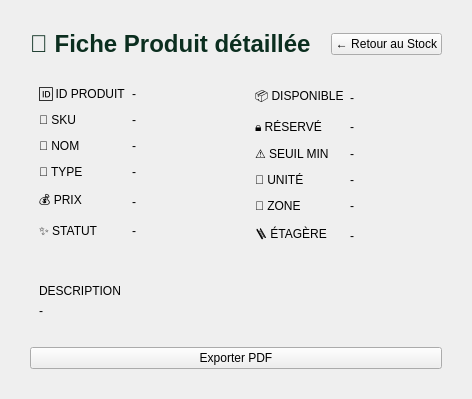
            <widget class="QWidget" name="afficheri">
             <layout class="QVBoxLayout" name="detailInventoryRootLayout">
              <property name="spacing">
               <number>20</number>
              </property>
              <property name="leftMargin">
               <number>30</number>
              </property>
              <property name="topMargin">
               <number>30</number>
              </property>
              <property name="rightMargin">
               <number>30</number>
              </property>
              <property name="bottomMargin">
               <number>30</number>
              </property>
              <item>
               <layout class="QHBoxLayout" name="detailHeaderLayout">
                <item>
                 <widget class="QLabel" name="aff_header_title">
                  <property name="styleSheet">
                   <string>font-size: 24px; font-weight: 900; color: #0B2E1F;</string>
                  </property>
                  <property name="text">
                   <string>📄 Fiche Produit détaillée</string>
                  </property>
                 </widget>
                </item>
                <item>
                 <spacer name="hSpacerDetailHeader">
                  <property name="orientation">
                   <enum>Qt::Orientation::Horizontal</enum>
                  </property>
                  <property name="sizeHint" stdset="0">
                   <size>
                    <width>0</width>
                    <height>0</height>
                   </size>
                  </property>
                 </spacer>
                </item>
                <item>
                 <widget class="QPushButton" name="retour_stat_6">
                  <property name="text">
                   <string>← Retour au Stock</string>
                  </property>
                 </widget>
                </item>
               </layout>
              </item>
              <item>
               <layout class="QHBoxLayout" name="detailCardsLayout">
                <property name="spacing">
                 <number>20</number>
                </property>
                <item>
                 <widget class="QFrame" name="CardGeneral">
                  <layout class="QFormLayout" name="formGeneral">
                   <property name="verticalSpacing">
                    <number>12</number>
                   </property>
                   <item row="0" column="0">
                    <widget class="QLabel" name="lbl_g1">
                     <property name="text">
                      <string>🆔 ID PRODUIT</string>
                     </property>
                    </widget>
                   </item>
                   <item row="0" column="1">
                    <widget class="QLabel" name="aff_id">
                     <property name="text">
                      <string>-</string>
                     </property>
                    </widget>
                   </item>
                   <item row="1" column="0">
                    <widget class="QLabel" name="lbl_g2">
                     <property name="text">
                      <string>🔖 SKU</string>
                     </property>
                    </widget>
                   </item>
                   <item row="1" column="1">
                    <widget class="QLabel" name="aff_sku">
                     <property name="text">
                      <string>-</string>
                     </property>
                    </widget>
                   </item>
                   <item row="2" column="0">
                    <widget class="QLabel" name="lbl_g3">
                     <property name="text">
                      <string>📛 NOM</string>
                     </property>
                    </widget>
                   </item>
                   <item row="2" column="1">
                    <widget class="QLabel" name="aff_name">
                     <property name="text">
                      <string>-</string>
                     </property>
                    </widget>
                   </item>
                   <item row="3" column="0">
                    <widget class="QLabel" name="lbl_g4">
                     <property name="text">
                      <string>📂 TYPE</string>
                     </property>
                    </widget>
                   </item>
                   <item row="3" column="1">
                    <widget class="QLabel" name="aff_type">
                     <property name="text">
                      <string>-</string>
                     </property>
                    </widget>
                   </item>
                   <item row="4" column="0">
                    <widget class="QLabel" name="lbl_g5">
                     <property name="text">
                      <string>💰 PRIX</string>
                     </property>
                    </widget>
                   </item>
                   <item row="4" column="1">
                    <widget class="QLabel" name="aff_price">
                     <property name="text">
                      <string>-</string>
                     </property>
                    </widget>
                   </item>
                   <item row="5" column="0">
                    <widget class="QLabel" name="lbl_g6">
                     <property name="text">
                      <string>✨ STATUT</string>
                     </property>
                    </widget>
                   </item>
                   <item row="5" column="1">
                    <widget class="QLabel" name="aff_status">
                     <property name="text">
                      <string>-</string>
                     </property>
                    </widget>
                   </item>
                  </layout>
                 </widget>
                </item>
                <item>
                 <widget class="QFrame" name="CardStock">
                  <layout class="QFormLayout" name="formStock">
                   <property name="verticalSpacing">
                    <number>12</number>
                   </property>
                   <item row="0" column="0">
                    <widget class="QLabel" name="lbl_s1">
                     <property name="text">
                      <string>📦 DISPONIBLE</string>
                     </property>
                    </widget>
                   </item>
                   <item row="0" column="1">
                    <widget class="QLabel" name="aff_qtav">
                     <property name="text">
                      <string>-</string>
                     </property>
                    </widget>
                   </item>
                   <item row="1" column="0">
                    <widget class="QLabel" name="lbl_s2">
                     <property name="text">
                      <string>🔒 RÉSERVÉ</string>
                     </property>
                    </widget>
                   </item>
                   <item row="1" column="1">
                    <widget class="QLabel" name="aff_qtrs">
                     <property name="text">
                      <string>-</string>
                     </property>
                    </widget>
                   </item>
                   <item row="2" column="0">
                    <widget class="QLabel" name="lbl_s3">
                     <property name="text">
                      <string>⚠️ SEUIL MIN</string>
                     </property>
                    </widget>
                   </item>
                   <item row="2" column="1">
                    <widget class="QLabel" name="aff_threshold">
                     <property name="text">
                      <string>-</string>
                     </property>
                    </widget>
                   </item>
                   <item row="3" column="0">
                    <widget class="QLabel" name="lbl_s4">
                     <property name="text">
                      <string>📏 UNITÉ</string>
                     </property>
                    </widget>
                   </item>
                   <item row="3" column="1">
                    <widget class="QLabel" name="aff_unit">
                     <property name="text">
                      <string>-</string>
                     </property>
                    </widget>
                   </item>
                   <item row="4" column="0">
                    <widget class="QLabel" name="lbl_s5">
                     <property name="text">
                      <string>📍 ZONE</string>
                     </property>
                    </widget>
                   </item>
                   <item row="4" column="1">
                    <widget class="QLabel" name="aff_zone">
                     <property name="text">
                      <string>-</string>
                     </property>
                    </widget>
                   </item>
                   <item row="5" column="0">
                    <widget class="QLabel" name="lbl_s6">
                     <property name="text">
                      <string>🪜 ÉTAGÈRE</string>
                     </property>
                    </widget>
                   </item>
                   <item row="5" column="1">
                    <widget class="QLabel" name="aff_shelf">
                     <property name="text">
                      <string>-</string>
                     </property>
                    </widget>
                   </item>
                  </layout>
                 </widget>
                </item>
               </layout>
              </item>
              <item>
               <widget class="QFrame" name="CardDescription">
                <layout class="QVBoxLayout" name="vLayoutDesc">
                 <item>
                  <widget class="QLabel" name="lbl_d1">
                   <property name="text">
                    <string>DESCRIPTION</string>
                   </property>
                  </widget>
                 </item>
                 <item>
                  <widget class="QLabel" name="aff_description">
                   <property name="text">
                    <string>-</string>
                   </property>
                   <property name="alignment">
                    <set>Qt::AlignmentFlag::AlignLeading|Qt::AlignmentFlag::AlignLeft|Qt::AlignmentFlag::AlignTop</set>
                   </property>
                   <property name="wordWrap">
                    <bool>true</bool>
                   </property>
                  </widget>
                 </item>
                </layout>
               </widget>
              </item>
              <item>
               <layout class="QHBoxLayout" name="detailExportButtonsLayout">
                <property name="spacing">
                 <number>10</number>
                </property>
                <item>
                 <widget class="QPushButton" name="BtnInventoryDetailExportPdf">
                  <property name="text">
                   <string>Exporter PDF</string>
                  </property>
                  <property name="property" stdset="0">
                   <string>primary</string>
                  </property>
                 </widget>
                </item>
               </layout>
              </item>
              <item>
               <spacer name="vSpacerDetailBottom">
                <property name="orientation">
                 <enum>Qt::Orientation::Vertical</enum>
                </property>
                <property name="sizeHint" stdset="0">
                 <size>
                  <width>0</width>
                  <height>0</height>
                 </size>
                </property>
               </spacer>
              </item>
             </layout>
            </widget>
